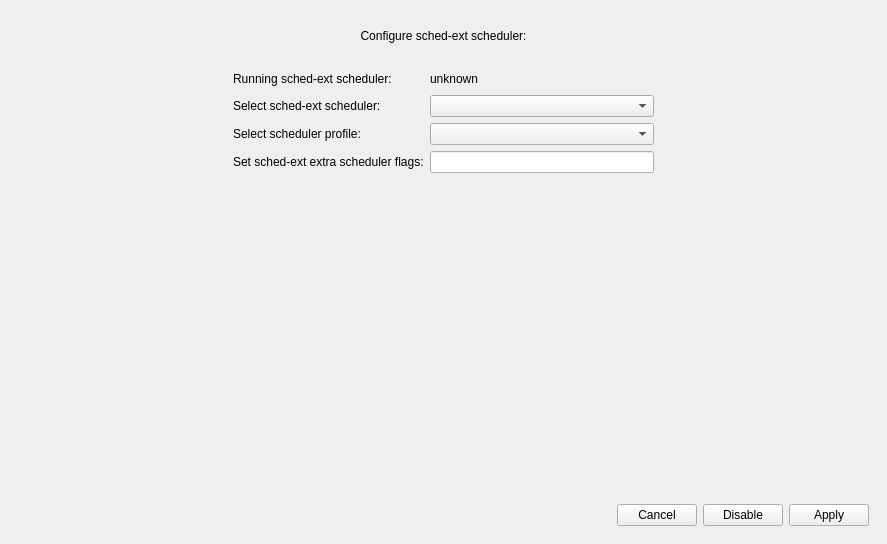
<?xml version="1.0" encoding="UTF-8"?>
<ui version="4.0">
 <class>SchedExtWindow</class>
 <widget class="QMainWindow" name="SchedExtWindow">
  <property name="windowModality">
   <enum>Qt::WindowModality::ApplicationModal</enum>
  </property>
  <property name="geometry">
   <rect>
    <x>0</x>
    <y>0</y>
    <width>887</width>
    <height>544</height>
   </rect>
  </property>
  <property name="windowTitle">
    <string>SCX Scheduler Manager</string>
  </property>
  <property name="windowIcon">
    <iconset theme="scx-manager"/>
  </property>
  <widget class="QWidget" name="central_widget">
   <layout class="QVBoxLayout" name="verticalLayout">
    <item>
     <spacer name="horizontalSpacer_3">
      <property name="orientation">
       <enum>Qt::Orientation::Horizontal</enum>
      </property>
      <property name="sizeHint" stdset="0">
       <size>
        <width>40</width>
        <height>20</height>
       </size>
      </property>
     </spacer>
    </item>
    <item>
     <widget class="QLabel" name="label">
      <property name="text">
       <string>&lt;html&gt;&lt;head/&gt;&lt;body&gt;&lt;p align=&quot;center&quot;&gt;Configure sched-ext scheduler:&lt;/p&gt;&lt;/body&gt;&lt;/html&gt;</string>
      </property>
     </widget>
    </item>
    <item>
     <spacer name="horizontalSpacer_4">
      <property name="orientation">
       <enum>Qt::Orientation::Horizontal</enum>
      </property>
      <property name="sizeHint" stdset="0">
       <size>
        <width>40</width>
        <height>20</height>
       </size>
      </property>
     </spacer>
    </item>
    <item>
     <layout class="QGridLayout" name="gridLayout">
      <item row="0" column="4">
       <spacer name="horizontalSpacer_5">
        <property name="orientation">
         <enum>Qt::Orientation::Horizontal</enum>
        </property>
        <property name="sizeHint" stdset="0">
         <size>
          <width>40</width>
          <height>20</height>
         </size>
        </property>
       </spacer>
      </item>
      <item row="0" column="1">
       <widget class="QLabel" name="running_scheduler_label">
        <property name="text">
         <string>Running sched-ext scheduler:</string>
        </property>
       </widget>
      </item>
      <item row="1" column="1">
       <widget class="QLabel" name="scheduler_select_label">
        <property name="text">
         <string>Select sched-ext scheduler:</string>
        </property>
       </widget>
      </item>
      <item row="1" column="3">
       <widget class="QComboBox" name="schedext_combo_box"/>
      </item>
      <item row="2" column="1">
       <widget class="QLabel" name="scheduler_profile_select_label">
        <property name="text">
         <string>Select scheduler profile:</string>
        </property>
       </widget>
      </item>
      <item row="2" column="3">
       <widget class="QComboBox" name="schedext_profile_combo_box"/>
      </item>
      <item row="0" column="0">
       <spacer name="horizontalSpacer_6">
        <property name="orientation">
         <enum>Qt::Orientation::Horizontal</enum>
        </property>
        <property name="sizeHint" stdset="0">
         <size>
          <width>40</width>
          <height>20</height>
         </size>
        </property>
       </spacer>
      </item>
      <item row="0" column="3">
       <widget class="QLabel" name="current_sched_label">
        <property name="text">
         <string>unknown</string>
        </property>
       </widget>
      </item>
      <item row="3" column="1">
       <widget class="QLabel" name="scheduler_set_flags_label">
        <property name="text">
         <string>Set sched-ext extra scheduler flags:</string>
        </property>
       </widget>
      </item>
      <item row="3" column="3">
       <widget class="QLineEdit" name="schedext_flags_edit"/>
      </item>
     </layout>
    </item>
    <item>
     <spacer name="verticalSpacer">
      <property name="orientation">
       <enum>Qt::Orientation::Vertical</enum>
      </property>
      <property name="sizeHint" stdset="0">
       <size>
        <width>20</width>
        <height>40</height>
       </size>
      </property>
     </spacer>
    </item>
    <item>
     <widget class="QWidget" name="widget" native="true">
      <layout class="QHBoxLayout" name="horizontalLayout">
       <item>
        <spacer name="horizontalSpacer_2">
         <property name="orientation">
          <enum>Qt::Orientation::Horizontal</enum>
         </property>
         <property name="sizeHint" stdset="0">
          <size>
           <width>40</width>
           <height>20</height>
          </size>
         </property>
        </spacer>
       </item>
       <item>
        <spacer name="horizontalSpacer">
         <property name="orientation">
          <enum>Qt::Orientation::Horizontal</enum>
         </property>
         <property name="sizeHint" stdset="0">
          <size>
           <width>40</width>
           <height>20</height>
          </size>
         </property>
        </spacer>
       </item>
       <item>
        <widget class="QPushButton" name="cancel_button">
         <property name="text">
          <string>Cancel</string>
         </property>
        </widget>
       </item>
       <item>
        <widget class="QPushButton" name="disable_button">
         <property name="text">
          <string>Disable</string>
         </property>
        </widget>
       </item>
       <item>
        <widget class="QPushButton" name="apply_button">
         <property name="text">
          <string>Apply</string>
         </property>
        </widget>
       </item>
      </layout>
     </widget>
    </item>
   </layout>
  </widget>
 </widget>
 <resources/>
 <connections/>
</ui>
